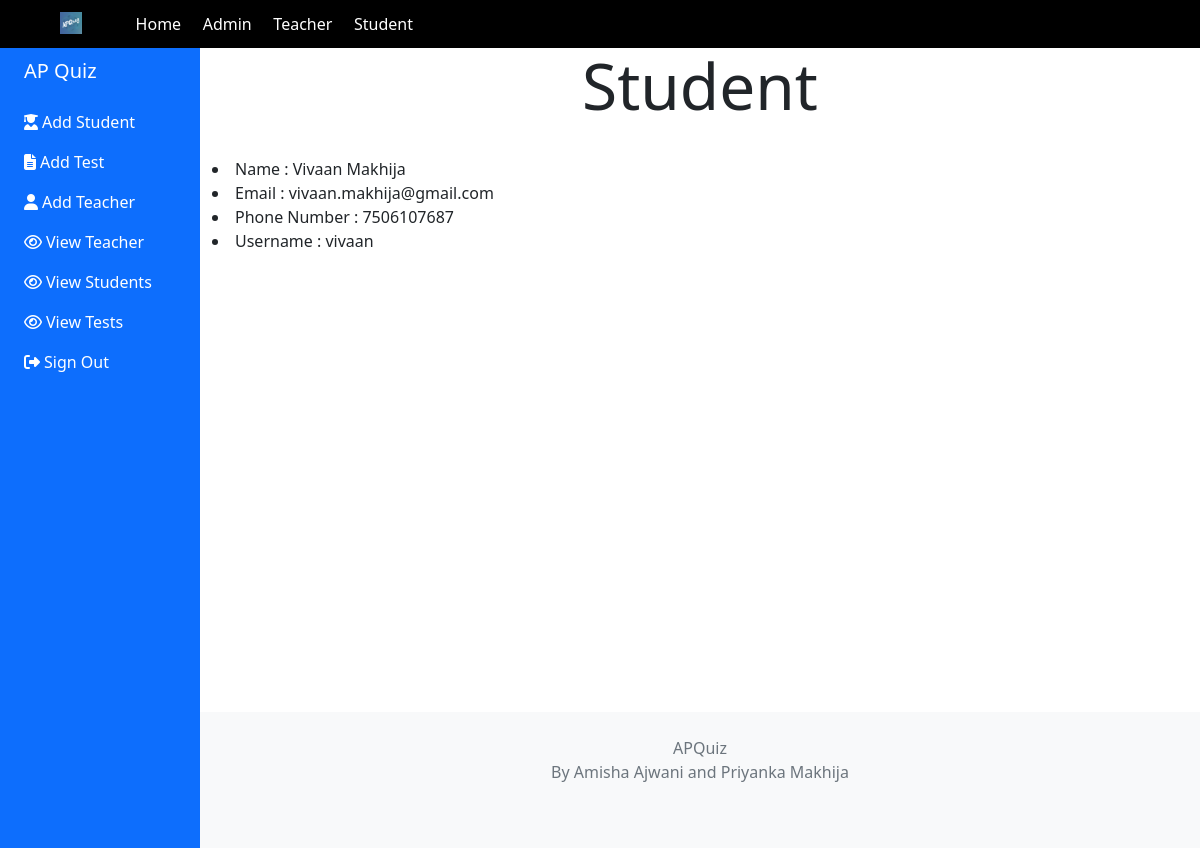
/ap/viewStudent/1 (signed in), run on the app's committed database.
### student/models.py (models this page shows, shortened)
class Student(models.Model):
    user = models.OneToOneField(User,on_delete=models.CASCADE,default=0)
    mobile = models.PositiveIntegerField(null=False)

### controller/views.py (the view)
# urls.py: path('viewStudent/<int:id>',views.viewStudent),
@login_required(login_url="/ap/login")
@user_passes_test(is_admin)
def viewStudent(request,id):
    s = Student.objects.get(id = id)
    return render(request,'controller/admin_viewStudent.html',{"student":s})

### controller/views.py (called while the page is built)
def is_admin(user):
    return user.is_superuser

### templates/controller/admin_viewStudent.html (shortened to what this page needs)
{% extends 'quiz/base.html' %}
{% block heading %} Student {% endblock %}
{% block dashboardItem1Icon %}fa fa-user-graduate{% endblock %}
{% block dashboardItem2Icon %}fa fa-file-alt{% endblock %}
{% block dashboardItem3Icon %}fa fa-user{% endblock %}
{% block dashboardItem4Icon %}fa fa-eye{% endblock %}
{% block dashboardItem5Icon %}fa fa-eye{% endblock %}
{% block dashboardItem6Icon %}fa fa-eye{% endblock %}
{% block dashboardItem7Icon %}fas fa-sign-out-alt{% endblock %}
{% block dashboardItem1 %}Add Student{% endblock %}
{% block dashboardItem2 %}Add Test{% endblock %}
{% block dashboardItem3 %}Add Teacher{% endblock %}
{% block dashboardItem4 %}View Teacher{% endblock %}
{% block dashboardItem5 %}View Students{% endblock %}
{% block dashboardItem6 %}View Tests{% endblock %}
{% block dashboardItem7 %}Sign Out{% endblock %}
{% block dashboardItem1Link %}/student/create{% endblock %}
{% block dashboardItem2Link %}/ap/addTest{% endblock %}
{% block dashboardItem3Link %}/ap/addTeacher{% endblock %}
{% block dashboardItem4Link %}/ap/viewTeachers{% endblock %}
{% block dashboardItem5Link %}/ap/viewStudents{% endblock %}
{% block dashboardItem6Link %}/ap/viewTests{% endblock %}
{% block dashboardItem7Link %}/logout{% endblock %}
{% load crispy_forms_tags %}
{% block content %}
<li>Name : {{student.user.first_name}} {{student.user.last_name}}</li>
<li>Email : {{student.user.email}}</li>
<li>Phone Number : {{student.mobile}}</li>
<li>Username : {{student.user.username}}</li>
{% endblock %}

### static/css/style.css (style rules this page uses)
body { margin: 0px; padding: 0px; overflow-x: hidden; }
::placeholder { color: white; }
body { background:#F5F5F5; margin-top:20px; }

### data on the page
Student: user.first_name "Vivaan", user.last_name "Makhija", user.email "vivaan.makhija@gmail.com", mobile "7506107687", user.username "vivaan"
